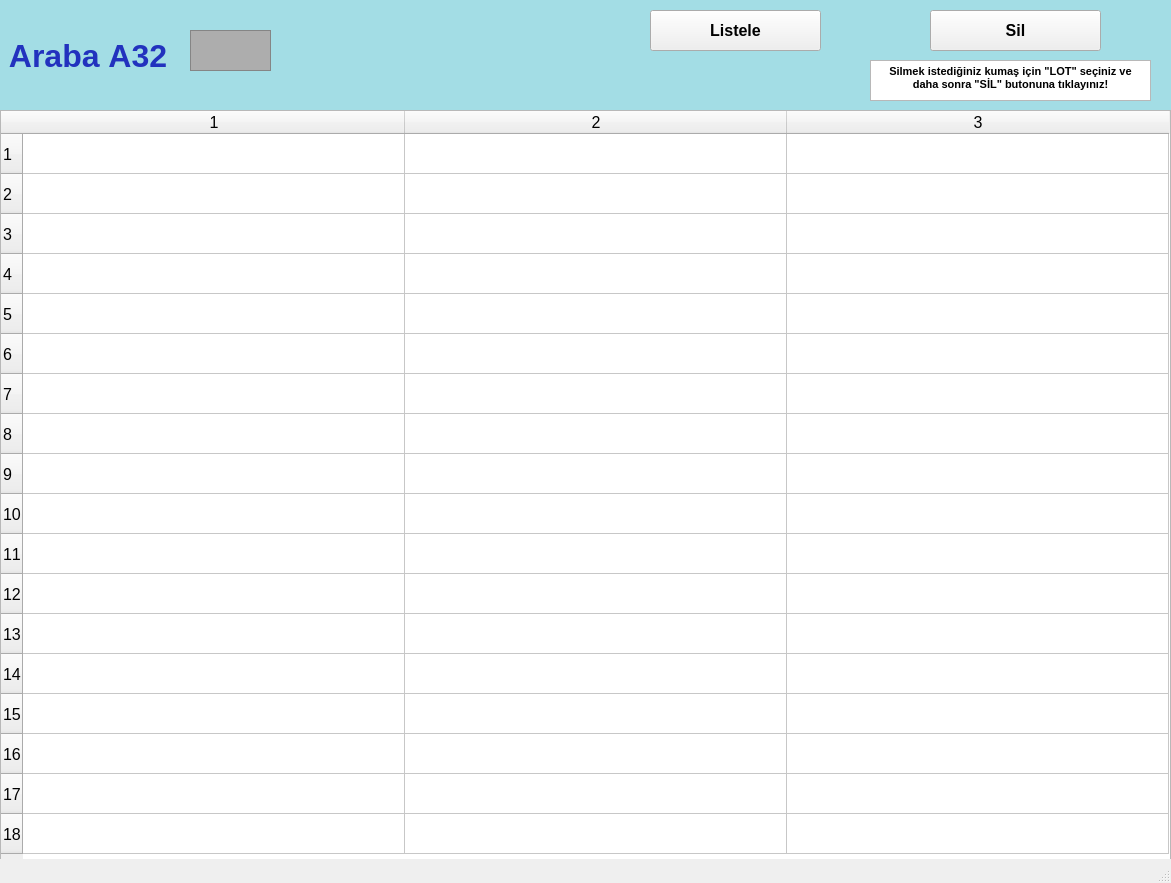
<?xml version="1.0" encoding="UTF-8"?>
<ui version="4.0">
 <class>arabalarA32_ekran</class>
 <widget class="QMainWindow" name="arabalarA32_ekran">
  <property name="geometry">
   <rect>
    <x>0</x>
    <y>0</y>
    <width>1171</width>
    <height>883</height>
   </rect>
  </property>
  <property name="font">
   <font>
    <pointsize>12</pointsize>
    <weight>50</weight>
    <bold>false</bold>
    <kerning>false</kerning>
   </font>
  </property>
  <property name="windowTitle">
   <string/>
  </property>
  <widget class="QWidget" name="centralwidget">
   <widget class="QLabel" name="arabaA1yazi_lbl">
    <property name="geometry">
     <rect>
      <x>0</x>
      <y>0</y>
      <width>1171</width>
      <height>111</height>
     </rect>
    </property>
    <property name="font">
     <font>
      <pointsize>24</pointsize>
      <weight>75</weight>
      <bold>true</bold>
     </font>
    </property>
    <property name="styleSheet">
     <string notr="true">background-color: rgb(163, 221, 229);
color: rgb(34, 50, 190);</string>
    </property>
    <property name="text">
     <string> Araba A32</string>
    </property>
   </widget>
   <widget class="QFrame" name="arabaA1_img">
    <property name="geometry">
     <rect>
      <x>190</x>
      <y>30</y>
      <width>81</width>
      <height>41</height>
     </rect>
    </property>
    <property name="styleSheet">
     <string notr="true">background-color: rgb(173, 173, 173);</string>
    </property>
    <property name="frameShape">
     <enum>QFrame::StyledPanel</enum>
    </property>
    <property name="frameShadow">
     <enum>QFrame::Raised</enum>
    </property>
   </widget>
   <widget class="QPushButton" name="listele32_btn">
    <property name="geometry">
     <rect>
      <x>650</x>
      <y>10</y>
      <width>171</width>
      <height>41</height>
     </rect>
    </property>
    <property name="font">
     <font>
      <pointsize>12</pointsize>
      <weight>75</weight>
      <bold>true</bold>
     </font>
    </property>
    <property name="text">
     <string>Listele</string>
    </property>
   </widget>
   <widget class="QTableWidget" name="A32_tw">
    <property name="geometry">
     <rect>
      <x>0</x>
      <y>110</y>
      <width>1171</width>
      <height>751</height>
     </rect>
    </property>
    <property name="baseSize">
     <size>
      <width>0</width>
      <height>0</height>
     </size>
    </property>
    <property name="rowCount">
     <number>18</number>
    </property>
    <property name="columnCount">
     <number>3</number>
    </property>
    <attribute name="horizontalHeaderVisible">
     <bool>true</bool>
    </attribute>
    <attribute name="horizontalHeaderCascadingSectionResizes">
     <bool>false</bool>
    </attribute>
    <attribute name="horizontalHeaderDefaultSectionSize">
     <number>382</number>
    </attribute>
    <attribute name="horizontalHeaderMinimumSectionSize">
     <number>38</number>
    </attribute>
    <attribute name="verticalHeaderDefaultSectionSize">
     <number>40</number>
    </attribute>
    <attribute name="verticalHeaderMinimumSectionSize">
     <number>23</number>
    </attribute>
    <row/>
    <row/>
    <row/>
    <row/>
    <row/>
    <row/>
    <row/>
    <row/>
    <row/>
    <row/>
    <row/>
    <row/>
    <row/>
    <row/>
    <row/>
    <row/>
    <row/>
    <row/>
    <column/>
    <column/>
    <column/>
   </widget>
   <widget class="QPushButton" name="sil32_btn">
    <property name="geometry">
     <rect>
      <x>930</x>
      <y>10</y>
      <width>171</width>
      <height>41</height>
     </rect>
    </property>
    <property name="font">
     <font>
      <pointsize>12</pointsize>
      <weight>75</weight>
      <bold>true</bold>
     </font>
    </property>
    <property name="text">
     <string>Sil</string>
    </property>
   </widget>
   <widget class="QTextBrowser" name="textBrowser">
    <property name="geometry">
     <rect>
      <x>870</x>
      <y>60</y>
      <width>281</width>
      <height>41</height>
     </rect>
    </property>
    <property name="html">
     <string>&lt;!DOCTYPE HTML PUBLIC &quot;-//W3C//DTD HTML 4.0//EN&quot; &quot;http://www.w3.org/TR/REC-html40/strict.dtd&quot;&gt;
&lt;html&gt;&lt;head&gt;&lt;meta name=&quot;qrichtext&quot; content=&quot;1&quot; /&gt;&lt;style type=&quot;text/css&quot;&gt;
p, li { white-space: pre-wrap; }
&lt;/style&gt;&lt;/head&gt;&lt;body style=&quot; font-family:'MS Shell Dlg 2'; font-size:12pt; font-weight:400; font-style:normal;&quot;&gt;
&lt;p align=&quot;center&quot; style=&quot; margin-top:0px; margin-bottom:0px; margin-left:0px; margin-right:0px; -qt-block-indent:0; text-indent:0px;&quot;&gt;&lt;span style=&quot; font-size:8pt; font-weight:600;&quot;&gt;Silmek istediğiniz kumaş için &amp;quot;LOT&amp;quot; seçiniz ve daha sonra &amp;quot;SİL&amp;quot; butonuna tıklayınız!&lt;/span&gt;&lt;/p&gt;&lt;/body&gt;&lt;/html&gt;</string>
    </property>
   </widget>
  </widget>
  <widget class="QStatusBar" name="statusbar"/>
 </widget>
 <resources/>
 <connections/>
</ui>
